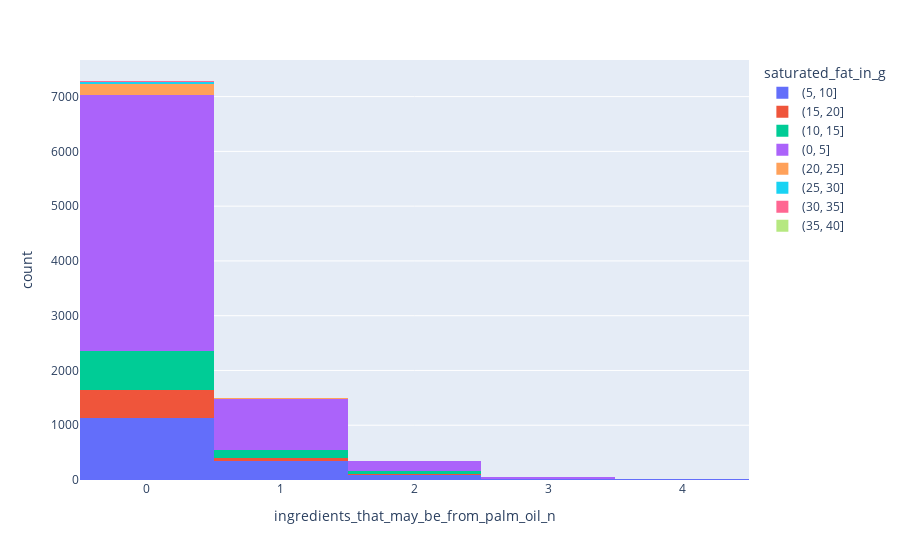

Notebook code for this chart:
### Code cell
px.histogram(data, x="ingredients_that_may_be_from_palm_oil_n", color="saturated_fat_in_g").update_xaxes(categoryorder="category ascending")
# data.dropna(inplace = True)

### Figure 1 — Plotly figure (JSON) as saved in the notebook; plotly's stock layout.template omitted (floating-point values rounded to 4 significant figures; data arrays with more than 128 entries replaced by an {"elided": "..."} marker saying what was removed)
{"data": [{"alignmentgroup": "True", "bingroup": "x", "hovertemplate": "saturated_fat_in_g=(5, 10]<br>ingredients_that_may_be_from_palm_oil_n=%{x}<br>count=%{y}<extra></extra>", "legendgroup": "(5, 10]", "marker": {"color": "#636efa", "pattern": {"shape": ""}}, "name": "(5, 10]", "offsetgroup": "(5, 10]", "orientation": "v", "showlegend": true, "type": "histogram", "x": {"elided": "1589 int values"}, "xaxis": "x", "yaxis": "y"}, {"alignmentgroup": "True", "bingroup": "x", "hovertemplate": "saturated_fat_in_g=(15, 20]<br>ingredients_that_may_be_from_palm_oil_n=%{x}<br>count=%{y}<extra></extra>", "legendgroup": "(15, 20]", "marker": {"color": "#EF553B", "pattern": {"shape": ""}}, "name": "(15, 20]", "offsetgroup": "(15, 20]", "orientation": "v", "showlegend": true, "type": "histogram", "x": {"elided": "591 int values"}, "xaxis": "x", "yaxis": "y"}, {"alignmentgroup": "True", "bingroup": "x", "hovertemplate": "saturated_fat_in_g=(10, 15]<br>ingredients_that_may_be_from_palm_oil_n=%{x}<br>count=%{y}<extra></extra>", "legendgroup": "(10, 15]", "marker": {"color": "#00cc96", "pattern": {"shape": ""}}, "name": "(10, 15]", "offsetgroup": "(10, 15]", "orientation": "v", "showlegend": true, "type": "histogram", "x": {"elided": "936 int values"}, "xaxis": "x", "yaxis": "y"}, {"alignmentgroup": "True", "bingroup": "x", "hovertemplate": "saturated_fat_in_g=(0, 5]<br>ingredients_that_may_be_from_palm_oil_n=%{x}<br>count=%{y}<extra></extra>", "legendgroup": "(0, 5]", "marker": {"color": "#ab63fa", "pattern": {"shape": ""}}, "name": "(0, 5]", "offsetgroup": "(0, 5]", "orientation": "v", "showlegend": true, "type": "histogram", "x": {"elided": "5809 int values"}, "xaxis": "x", "yaxis": "y"}, {"alignmentgroup": "True", "bingroup": "x", "hovertemplate": "saturated_fat_in_g=(20, 25]<br>ingredients_that_may_be_from_palm_oil_n=%{x}<br>count=%{y}<extra></extra>", "legendgroup": "(20, 25]", "marker": {"color": "#FFA15A", "pattern": {"shape": ""}}, "name": "(20, 25]", "offsetgroup": "(20, 25]", "orientation": "v", "showlegend": true, "type": "histogram", "x": {"elided": "213 int values"}, "xaxis": "x", "yaxis": "y"}, {"alignmentgroup": "True", "bingroup": "x", "hovertemplate": "saturated_fat_in_g=(25, 30]<br>ingredients_that_may_be_from_palm_oil_n=%{x}<br>count=%{y}<extra></extra>", "legendgroup": "(25, 30]", "marker": {"color": "#19d3f3", "pattern": {"shape": ""}}, "name": "(25, 30]", "offsetgroup": "(25, 30]", "orientation": "v", "showlegend": true, "type": "histogram", "x": [0, 0, 0, 0, 0, 0, 0, 0, 0, 0, 0, 0, 0, 0, 0, 0, 0, 0, 0, 0, 0, 0, 0, 0, 0, 0, 0, 0, 0, 0, 0, 0, 0, 0, 0, 1, 0, 1, 0, 0, 0, 0, 0, 0, 0, 0, 0, 0], "xaxis": "x", "yaxis": "y"}, {"alignmentgroup": "True", "bingroup": "x", "hovertemplate": "saturated_fat_in_g=(30, 35]<br>ingredients_that_may_be_from_palm_oil_n=%{x}<br>count=%{y}<extra></extra>", "legendgroup": "(30, 35]", "marker": {"color": "#FF6692", "pattern": {"shape": ""}}, "name": "(30, 35]", "offsetgroup": "(30, 35]", "orientation": "v", "showlegend": true, "type": "histogram", "x": [0, 1, 0, 0, 0, 0, 0, 0, 0, 0, 0], "xaxis": "x", "yaxis": "y"}, {"alignmentgroup": "True", "bingroup": "x", "hovertemplate": "saturated_fat_in_g=(35, 40]<br>ingredients_that_may_be_from_palm_oil_n=%{x}<br>count=%{y}<extra></extra>", "legendgroup": "(35, 40]", "marker": {"color": "#B6E880", "pattern": {"shape": ""}}, "name": "(35, 40]", "offsetgroup": "(35, 40]", "orientation": "v", "showlegend": true, "type": "histogram", "x": [1, 2], "xaxis": "x", "yaxis": "y"}], "layout": {"barmode": "relative", "legend": {"title": {"text": "saturated_fat_in_g"}, "tracegroupgap": 0}, "margin": {"t": 60}, "xaxis": {"anchor": "y", "categoryorder": "category ascending", "domain": [0, 1], "title": {"text": "ingredients_that_may_be_from_palm_oil_n"}}, "yaxis": {"anchor": "x", "domain": [0, 1], "title": {"text": "count"}}}}
